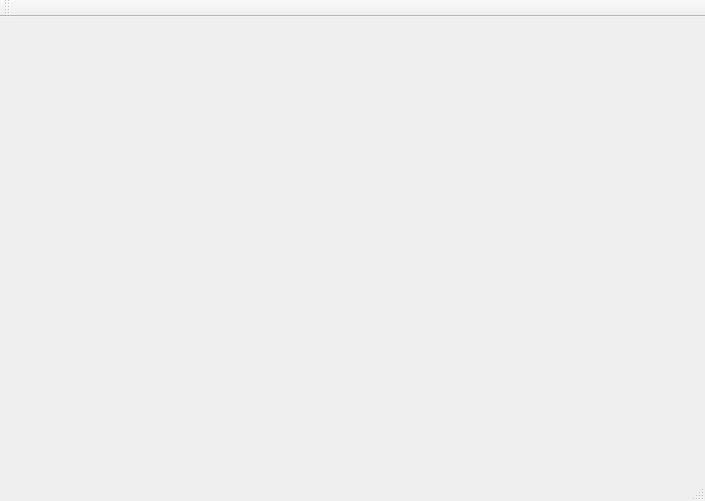
<?xml version="1.0" encoding="UTF-8"?>
<ui version="4.0">
 <class>MainWindow</class>
 <widget class="QMainWindow" name="MainWindow">
  <property name="geometry">
   <rect>
    <x>0</x>
    <y>0</y>
    <width>705</width>
    <height>501</height>
   </rect>
  </property>
  <property name="windowTitle">
   <string>THdbViewer</string>
  </property>
  <widget class="QWidget" name="centralWidget">
   <layout class="QGridLayout" name="gridLayout">
    <item row="1" column="1">
     <widget class="QStackedWidget" name="stackedWidget">
      <property name="currentIndex">
       <number>1</number>
      </property>
      <widget class="QWidget" name="page">
       <layout class="QGridLayout" name="gridLayout_2">
        <item row="0" column="0" colspan="2">
         <widget class="HistoricalViewWidget" name="historicalViewWidget" native="true"/>
        </item>
        <item row="1" column="0">
         <spacer name="horizontalSpacer">
          <property name="orientation">
           <enum>Qt::Horizontal</enum>
          </property>
          <property name="sizeHint" stdset="0">
           <size>
            <width>568</width>
            <height>17</height>
           </size>
          </property>
         </spacer>
        </item>
        <item row="1" column="1">
         <widget class="QPushButton" name="pbConfigure">
          <property name="text">
           <string>Configure</string>
          </property>
         </widget>
        </item>
       </layout>
      </widget>
      <widget class="QWidget" name="page_2">
       <layout class="QVBoxLayout" name="verticalLayout">
        <item>
         <widget class="THdbConfigWidget" name="configWidget" native="true"/>
        </item>
       </layout>
      </widget>
     </widget>
    </item>
   </layout>
  </widget>
  <widget class="QMenuBar" name="menuBar">
   <property name="geometry">
    <rect>
     <x>0</x>
     <y>0</y>
     <width>705</width>
     <height>22</height>
    </rect>
   </property>
  </widget>
  <widget class="QStatusBar" name="statusBar"/>
  <widget class="QToolBar" name="mainToolBar">
   <attribute name="toolBarArea">
    <enum>TopToolBarArea</enum>
   </attribute>
   <attribute name="toolBarBreak">
    <bool>false</bool>
   </attribute>
  </widget>
 </widget>
 <layoutdefault spacing="6" margin="11"/>
 <customwidgets>
  <customwidget>
   <class>THdbConfigWidget</class>
   <extends>QWidget</extends>
   <header>thdbconfigwidget.h</header>
   <container>1</container>
  </customwidget>
  <customwidget>
   <class>HistoricalViewWidget</class>
   <extends>QWidget</extends>
   <header>historicalviewwidget.h</header>
   <container>1</container>
  </customwidget>
 </customwidgets>
 <resources/>
 <connections/>
</ui>
